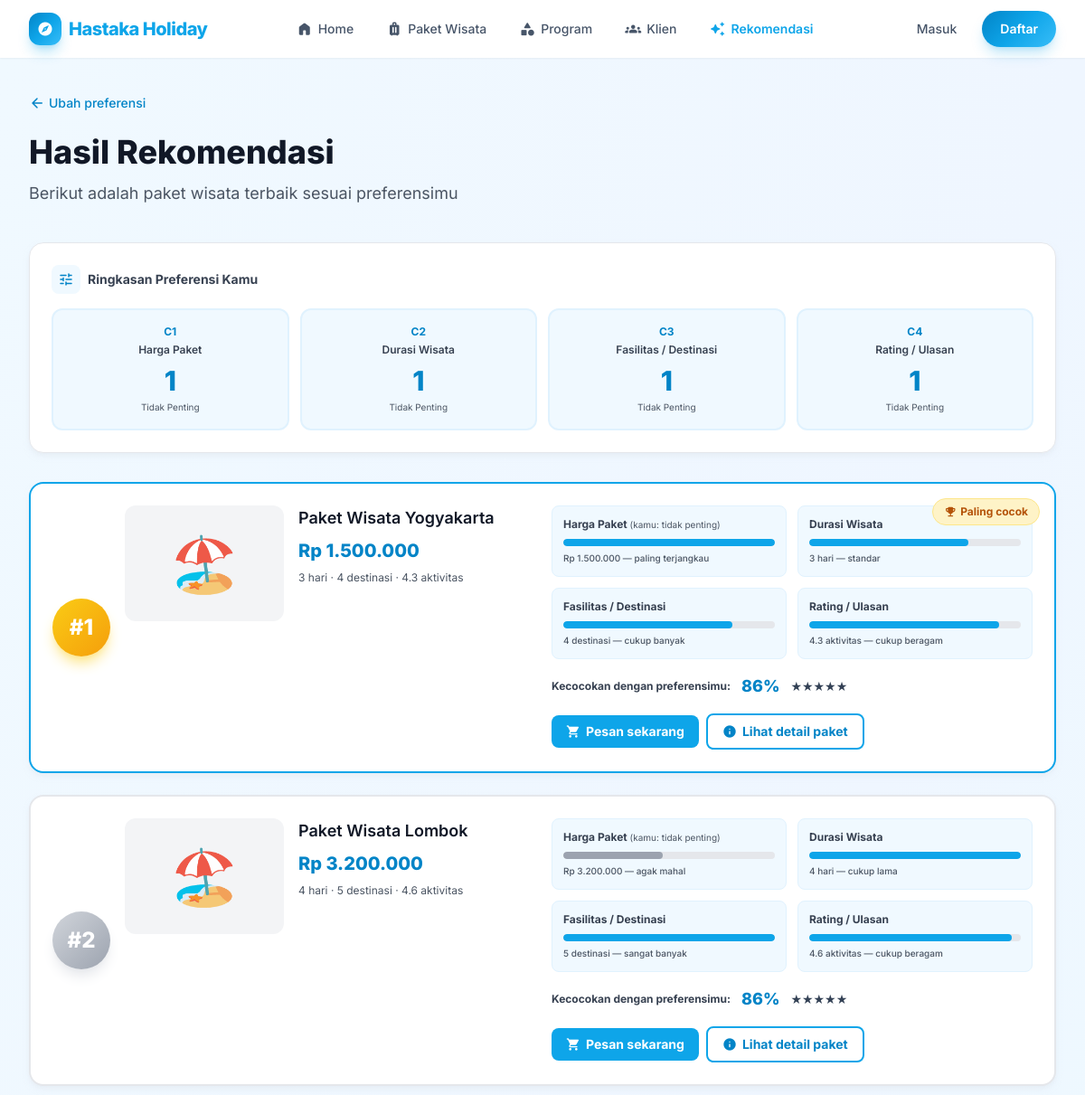
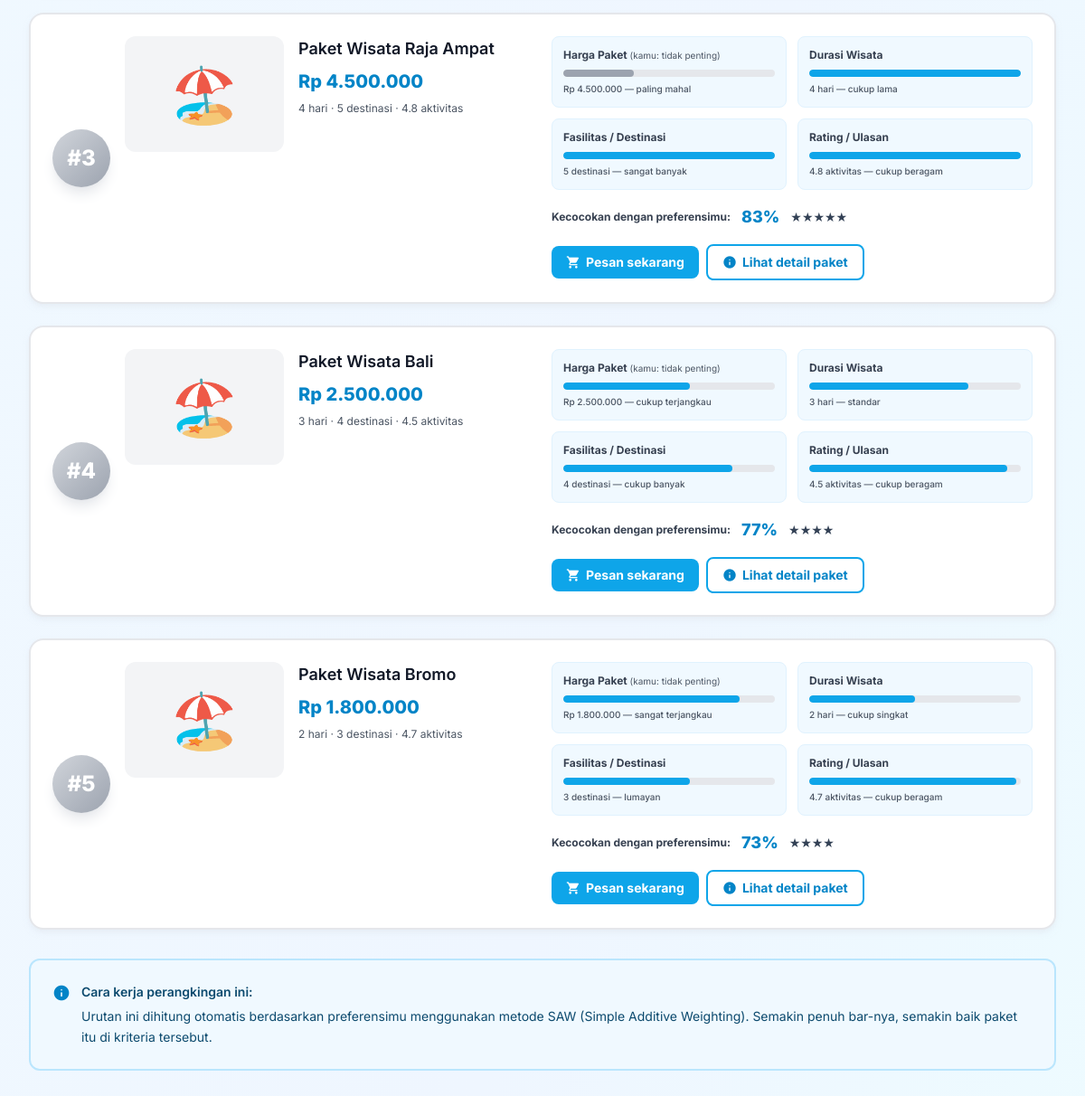
The app's page /index.php/rekomendasi/hasil with its own data (2 pictures, top to bottom).
### tables this page shows
CREATE TABLE IF NOT EXISTS kriteria (
    id_kriteria INT AUTO_INCREMENT PRIMARY KEY,
    kode_kriteria VARCHAR(10) NOT NULL,
    nama_kriteria VARCHAR(50) NOT NULL,
    bobot DECIMAL(5,4) DEFAULT 0.25,
    sifat ENUM('benefit', 'cost') NOT NULL
);

CREATE TABLE IF NOT EXISTS nilai_alternatif (
    id_nilai INT AUTO_INCREMENT PRIMARY KEY,
    id_paket INT NOT NULL,
    id_kriteria INT NOT NULL,
    nilai DOUBLE NOT NULL DEFAULT 0,
    FOREIGN KEY (id_paket) REFERENCES paket_wisata(id_paket) ON DELETE CASCADE,
    FOREIGN KEY (id_kriteria) REFERENCES kriteria(id_kriteria) ON DELETE CASCADE,
    UNIQUE KEY unique_paket_kriteria (id_paket, id_kriteria)
);

CREATE TABLE IF NOT EXISTS paket_wisata (
    id_paket INT AUTO_INCREMENT PRIMARY KEY,
    nama_paket VARCHAR(150) NOT NULL,
    deskripsi TEXT NOT NULL,
    foto VARCHAR(255) DEFAULT 'default.jpg',
    harga INT NOT NULL DEFAULT 0,
    durasi_hari INT NOT NULL DEFAULT 1,
    jumlah_destinasi INT NOT NULL DEFAULT 1,
    rating DOUBLE NOT NULL DEFAULT 0,
    status ENUM('tersedia', 'penuh') NOT NULL DEFAULT 'tersedia',
    created_at TIMESTAMP DEFAULT CURRENT_TIMESTAMP
);

### application/views/hasil_rekomendasi.php (the view, shortened to what the rows shown need)
<main class="min-h-screen bg-gradient-to-br from-sky-50 via-blue-50 to-cyan-50 px-4 sm:px-6 lg:px-8 py-10">
    <div class="mb-10 animate-fade-in-up">
        <h1 class="text-3xl sm:text-4xl font-extrabold text-gray-900 mb-3">
            Hasil Rekomendasi
        </h1>
    </div>
    <div class="animate-fade-in-up" style="animation-delay: 0.1s;">
        <div class="bg-white rounded-2xl shadow-md shadow-slate-200/50 p-5 sm:p-6 mb-8 border border-gray-200">
            <div class="grid grid-cols-2 sm:grid-cols-4 gap-3">
                <?php foreach ($kriteria as $kr): ?>
                    <?php
                        $nilai = isset($bobot[$kr->kode_kriteria]) ? $bobot[$kr->kode_kriteria] : '-';
                        $label_nilai = '';
                        if ($nilai != '-') {
                            switch($nilai) {
                                case 1: $label_nilai = 'tidak penting'; break;
                            }
                        }
                    ?>
                    <div class="bg-sky-50 rounded-xl p-4 text-center border-2 border-sky-100 hover:shadow-md transition-all duration-300">
                        <p class="text-xs text-sky-600 font-bold mb-1"><?= $kr->kode_kriteria; ?></p>
                        <p class="font-semibold text-xs text-gray-700 mb-2"><?= $kr->nama_kriteria; ?></p>
                        <p class="text-3xl font-extrabold text-sky-600"><?= $nilai; ?></p>
                        <?php if ($label_nilai): ?>
                            <p class="text-[10px] text-gray-600 mt-1 capitalize"><?= $label_nilai; ?></p>
                        <?php endif; ?>
                    </div>
                <?php endforeach; ?>
            </div>
        </div>
    </div>
    <?php if (!empty($hasil)): ?>
        <div class="space-y-6">
            <?php foreach ($hasil as $i => $h): ?>
                <?php
                    $is_rank_1 = ($i == 0);
                    $rank_badge_class = $is_rank_1
                        ? 'bg-gradient-to-br from-yellow-400 to-amber-500 text-white shadow-amber-200'
                        : 'bg-gradient-to-br from-gray-300 to-gray-400 text-white shadow-gray-200';
                    $persentase = round($h['nilai_v'] * 100);
                    $bintang = '';
                    if ($h['nilai_v'] >= 0.8) {
                        $bintang = '★★★★★';
                    } elseif ($h['nilai_v'] >= 0.6) {
                        $bintang = '★★★★';
                    } elseif ($h['nilai_v'] >= 0.4) {
                        $bintang = '★★★';
                    } else {
                        $bintang = '★★';
                    }
                    $keterangan_map = [];
                    foreach ($h['detail'] as $d) {
                        $rij = $d['normalisasi'];
                        $nilai_asli = $d['nilai_asli'];
                        $kode = $d['kode'];
                        if ($kode == 'C1') {
                            $harga_format = 'Rp ' . number_format($nilai_asli, 0, ',', '.');
                            if ($rij == 1.0) {
                                $keterangan_map[$kode] = $harga_format . ' — paling terjangkau';
                            } elseif ($rij >= 0.8) {
                                $keterangan_map[$kode] = $harga_format . ' — sangat terjangkau';
                            } elseif ($rij >= 0.6) {
                                $keterangan_map[$kode] = $harga_format . ' — cukup terjangkau';
                            } elseif ($rij >= 0.4) {
                                $keterangan_map[$kode] = $harga_format . ' — agak mahal';
                            } else {
                                $keterangan_map[$kode] = $harga_format . ' — paling mahal';
                            }
                        } elseif ($kode == 'C2') {
                            if ($nilai_asli >= 5) {
                                $keterangan_map[$kode] = $nilai_asli . ' hari — perjalanan panjang';
                            } elseif ($nilai_asli >= 4) {
                                $keterangan_map[$kode] = $nilai_asli . ' hari — cukup lama';
                            } elseif ($nilai_asli >= 3) {
                                $keterangan_map[$kode] = $nilai_asli . ' hari — standar';
                            } elseif ($nilai_asli >= 2) {
                                $keterangan_map[$kode] = $nilai_asli . ' hari — cukup singkat';
                            } else {
                                $keterangan_map[$kode] = $nilai_asli . ' hari — sangat singkat';
                            }
                        } elseif ($kode == 'C3') {
                            if ($nilai_asli >= 5) {
                                $keterangan_map[$kode] = $nilai_asli . ' destinasi — sangat banyak';
                            } elseif ($nilai_asli >= 4) {
                                $keterangan_map[$kode] = $nilai_asli . ' destinasi — cukup banyak';
                            } elseif ($nilai_asli >= 3) {
                                $keterangan_map[$kode] = $nilai_asli . ' destinasi — lumayan';
                            } elseif ($nilai_asli >= 2) {
                                $keterangan_map[$kode] = $nilai_asli . ' destinasi — sedikit';
                            } else {
                                $keterangan_map[$kode] = $nilai_asli . ' destinasi — sangat sedikit';
                            }
                        } elseif ($kode == 'C4') {
                            if ($nilai_asli >= 5) {
                                $keterangan_map[$kode] = $nilai_asli . ' aktivitas — sangat beragam';
                            } elseif ($nilai_asli >= 4) {
                                $keterangan_map[$kode] = $nilai_asli . ' aktivitas — cukup beragam';
                            } elseif ($nilai_asli >= 3) {
                                $keterangan_map[$kode] = $nilai_asli . ' aktivitas — lumayan';
                            } elseif ($nilai_asli >= 2) {
                                $keterangan_map[$kode] = $nilai_asli . ' aktivitas — sedikit';
                            } else {
                                $keterangan_map[$kode] = $nilai_asli . ' aktivitas — sangat sedikit';
                            }
                        }
                    }
                ?>
                <div class="bg-white rounded-2xl shadow-md shadow-slate-200/50 p-5 sm:p-6 border-2 <?= $is_rank_1 ? 'border-sky-500' : 'border-gray-200'; ?> hover:shadow-xl transition-all duration-300 animate-fade-in-up relative" style="animation-delay: <?= ($i+2)*0.1; ?>s;">
                    <?php if ($is_rank_1): ?>
                        <div class="absolute top-4 right-4 bg-amber-100 text-amber-700 border border-amber-200 px-3 py-1.5 rounded-full text-xs font-bold flex items-center gap-1">
                            <span class="material-symbols-rounded text-[14px]">emoji_events</span>
                            Paling cocok
                        </div>
                    <?php endif; ?>
                    <div class="flex flex-col lg:flex-row gap-5">
                        <div class="flex flex-col sm:flex-row gap-4 flex-1">
                            <div class="flex items-center justify-center sm:justify-start">
                                <div class="w-16 h-16 rounded-full flex items-center justify-center text-2xl font-extrabold <?= $rank_badge_class; ?> shadow-lg">
                                    #<?= $i + 1; ?>
                                </div>
                            </div>
                            <div class="w-full sm:w-44 flex-shrink-0">
                                <div class="relative overflow-hidden rounded-xl aspect-video sm:aspect-auto sm:h-32 bg-gray-100">
                                    <?php if (!empty($h['foto'])): ?>
                                        <div class="hidden items-center justify-center w-full h-full bg-gray-100 text-6xl">🏖️</div>
                                    <?php else: ?>
                                        <div class="flex items-center justify-center w-full h-full bg-gray-100 text-6xl">🏖️</div>
                                    <?php endif; ?>
                                </div>
                            </div>
                            <div class="flex-1">
                                <h3 class="font-semibold text-base sm:text-lg text-gray-900 mb-2"><?= $h['nama_paket']; ?></h3>
                                <p class="text-sky-600 font-extrabold text-lg sm:text-xl mb-2">
                                    Rp <?= number_format($h['harga'], 0, ',', '.'); ?>
                                </p>
                                <?php
                                    $durasi = 0;
                                    $aktivitas = 0;
                                    foreach ($h['detail'] as $d) {
                                        if ($d['kode'] == 'C2') $durasi = $d['nilai_asli'];
                                        if ($d['kode'] == 'C4') $aktivitas = $d['nilai_asli'];
                                    }
                                ?>
                                <p class="text-xs text-gray-600">
                                    <?= $durasi; ?> hari · <?= $h['jumlah_destinasi_paket']; ?> destinasi · <?= $aktivitas; ?> aktivitas
                                </p>
                            </div>
                        </div>
                        <div class="flex-1">
                            <div class="grid grid-cols-1 sm:grid-cols-2 gap-3 mb-4">
                                <?php foreach ($h['detail'] as $d): ?>
                                    <?php
                                        $rij = $d['normalisasi'];
                                        $bar_color = $rij >= 0.5 ? 'bg-sky-500' : 'bg-gray-400';
                                        $bar_width = $rij * 100;
                                        $label_c1 = '';
                                        if ($d['kode'] == 'C1' && isset($bobot[$d['kode']])) {
                                            $nilai_c1 = $bobot[$d['kode']];
                                            switch($nilai_c1) {
                                                case 1: $label_c1 = '(kamu: tidak penting)'; break;
                                            }
                                        }
                                    ?>
                                    <div class="bg-sky-50 rounded-lg p-3 border border-sky-100">
                                        <p class="text-xs font-bold text-gray-700 mb-2">
                                            <?= $d['nama']; ?>
                                            <?php if ($label_c1): ?>
                                                <span class="text-[10px] text-gray-600 font-normal"><?= $label_c1; ?></span>
                                            <?php endif; ?>
                                        </p>
                                        <div class="w-full bg-gray-200 rounded-full h-2 mb-1.5 overflow-hidden">
                                            <div class="<?= $bar_color; ?> h-2 rounded-full transition-all duration-500" style="width: <?= $bar_width; ?>%"></div>
                                        </div>
                                        <p class="text-[10px] text-gray-600 font-medium"><?= $keterangan_map[$d['kode']]; ?></p>
                                    </div>
                                <?php endforeach; ?>
                            </div>
                            <div class="flex items-center gap-3 mb-4">
                                <span class="text-xs font-bold text-gray-700">Kecocokan dengan preferensimu:</span>
                                <span class="text-lg font-extrabold text-sky-600"><?= $persentase; ?>%</span>
                                <span class="text-sm"><?= $bintang; ?></span>
                            </div>
                            <div class="flex flex-wrap items-center gap-2">
                                <a href="<?= base_url('pemesanan/form/' . $h['id_paket']); ?>"
                                   class="inline-flex items-center gap-1.5 bg-sky-500 hover:bg-sky-600 text-white px-4 py-2 rounded-lg text-sm font-bold transition-all duration-300 hover:shadow-md">
                                    <span class="material-symbols-rounded text-[16px]">shopping_cart</span>
                                    Pesan sekarang
                                </a>
                                <a href="<?= base_url('paket/detail/' . $h['id_paket']); ?>"
                                   class="inline-flex items-center gap-1.5 border-2 border-sky-500 text-sky-600 hover:bg-sky-50 px-4 py-2 rounded-lg text-sm font-bold transition-all duration-300">
                                    <span class="material-symbols-rounded text-[16px]">info</span>
                                    Lihat detail paket
                                </a>
                            </div>
                        </div>
                    </div>
                </div>
            <?php endforeach; ?>
        </div>
    <?php endif; ?>
</main>

### records on screen
kriteria: kode_kriteria "C1", nama_kriteria "Harga Paket", kode_kriteria "1", kode_kriteria "Tidak Penting", kode_kriteria "(kamu: tidak penting)", $bar_width 100 (drawn), kode_kriteria "Rp 1.500.000 — paling terjangkau", $bar_width 46.88 (drawn), kode_kriteria "Rp 3.200.000 — agak mahal", $bar_width 33.33 (drawn), kode_kriteria "Rp 4.500.000 — paling mahal", $bar_width 60 (drawn), kode_kriteria "Rp 2.500.000 — cukup terjangkau", $bar_width 83.33 (drawn), kode_kriteria "Rp 1.800.000 — sangat terjangkau"
kriteria: kode_kriteria "C2", nama_kriteria "Durasi Wisata", kode_kriteria "1", kode_kriteria "Tidak Penting", $bar_width 75 (drawn), kode_kriteria "3 hari — standar", $bar_width 100 (drawn), kode_kriteria "4 hari — cukup lama", id_kriteria "2", $bar_width 50 (drawn), kode_kriteria "2 hari — cukup singkat"
kriteria: kode_kriteria "C3", nama_kriteria "Fasilitas / Destinasi", kode_kriteria "1", kode_kriteria "Tidak Penting", $bar_width 80 (drawn), kode_kriteria "4 destinasi — cukup banyak", $bar_width 100 (drawn), kode_kriteria "5 destinasi — sangat banyak", $bar_width 60 (drawn), kode_kriteria "3 destinasi — lumayan"
kriteria: kode_kriteria "C4", nama_kriteria "Rating / Ulasan", kode_kriteria "1", kode_kriteria "Tidak Penting", $bar_width 89.58 (drawn), kode_kriteria "4.3 aktivitas — cukup beragam", $bar_width 95.83 (drawn), kode_kriteria "4.6 aktivitas — cukup beragam", $bar_width 100 (drawn), kode_kriteria "4.8 aktivitas — cukup beragam", $bar_width 93.75 (drawn), kode_kriteria "4.5 aktivitas — cukup beragam", $bar_width 97.92 (drawn), kode_kriteria "4.7 aktivitas — cukup beragam"
nilai_alternatif: id_paket.nama_paket "Paket Wisata Raja Ampat", id_paket.harga "4.500.000", durasi "4", nilai "5", aktivitas "4.8", persentase "83", bintang "★★★★★"
nilai_alternatif: id_paket.nama_paket "Paket Wisata Bromo", id_paket.harga "1.800.000", nilai "3", aktivitas "4.7", persentase "73", bintang "★★★★"

### other values on screen
$lnk['label'] "Home"
$lnk['label'] "Paket Wisata"
$lnk['label'] "Program"
$lnk['label'] "Klien"
$lnk['label'] "Rekomendasi"
$h['nama_paket'] "Paket Wisata Yogyakarta"
$h['harga'] "1.500.000"
$durasi "3"
$h['jumlah_destinasi_paket'] "4"
$aktivitas "4.3"
$persentase "86"
$bintang "★★★★★"
$h['nama_paket'] "Paket Wisata Lombok"
$h['harga'] "3.200.000"
$durasi "4"
